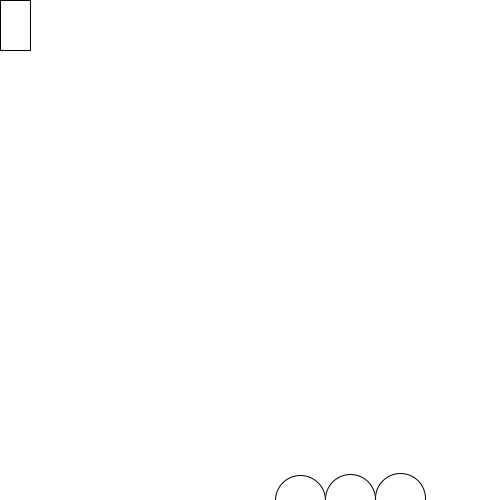
Frame 1 (no input)
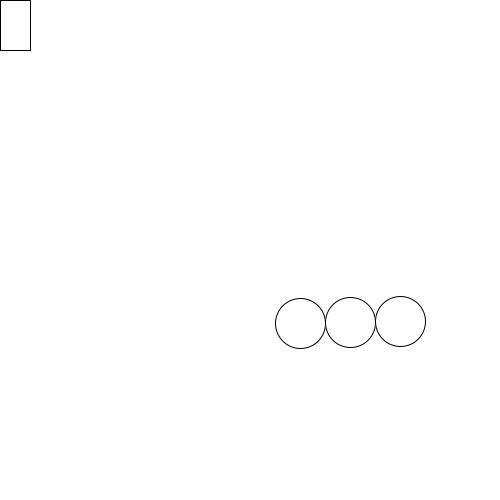
Frame 60 (the mouse pressed at the canvas centre just before this capture)
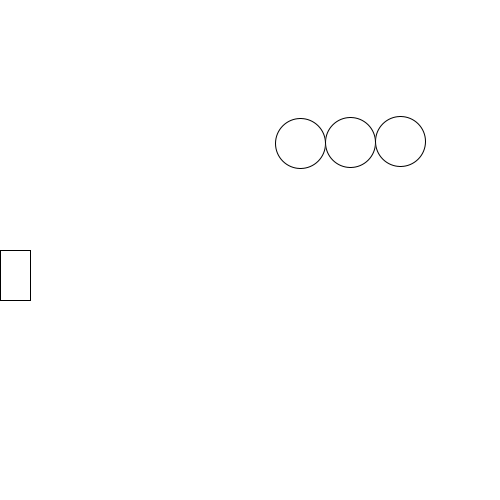
Frame 120 (the mouse held since frame 60 and released just before this capture)

The Processing sketch that drew these frames (run headless with seeded random() and noise(); from frame 60 on, the mouse is pressed at the canvas centre):

// Processing sketch: arrow_game_v5_2
// ── arrow_game_v5_2.pde
float[] circles = {10,20,50};
float y = 500;

void setup(){
  size(500,500);
  
  circles[0] = 300; //past eerste waarde aan(als je dat zou willen)
  circles[1] = 350; //past eerste waarde aan(als je dat zou willen)
  circles[2] = 400;
  
  //voorbeeld loop
  for(int i = 0; i < circles.length; i++){
    //gebruik loop voor inde 1 tot lengte array
    println(circles[i]);
  }
}

void draw(){
  background(255,255,255);
  for(int i = 0; i < circles.length; i++){
    //gebruik loop voor inde 1 tot lengte array
    ellipse(circles[i],y,50,50);
    y = y - 1;
    if( y<=0){
        y = height;
    if(dist(mouseX + 50,mouseY,circles[i],y) < 25){
        println("HIT HIT HIT HIT");
        noLoop();
     }  
    }
  }
  
   rect(0,mouseY,30,50);
   
    if(mousePressed){
    line(mouseX,mouseY + 25,mouseX + 50,mouseY + 25);
      mouseX = mouseX + 5;
    }
   
}

void mouseClicked(){
  
}

//void tekenPijlenOver(){
//  for(int i = 1; i <= pijlenOver; i++){
//    float lijnX = 380 + (i*10);
//    line(lijnX, 0,lijnX,30);
//  }
//}



// change arrow spawn with new variable
// add if arrow visible with boolean disini tempat kecepatan arrownya dibuat
// add how many arrow you have, draw it, with for loop
// make ballon with array
// pindahin collision dect ke tempat gambar balonnya, baru dia bisa collision dect nya
// balon[i]= 0 atau - 1223, untuk ngilangin balonnya kalo kena
// all things pindahin pake fungsi and methode biar void draw lebih rapi
